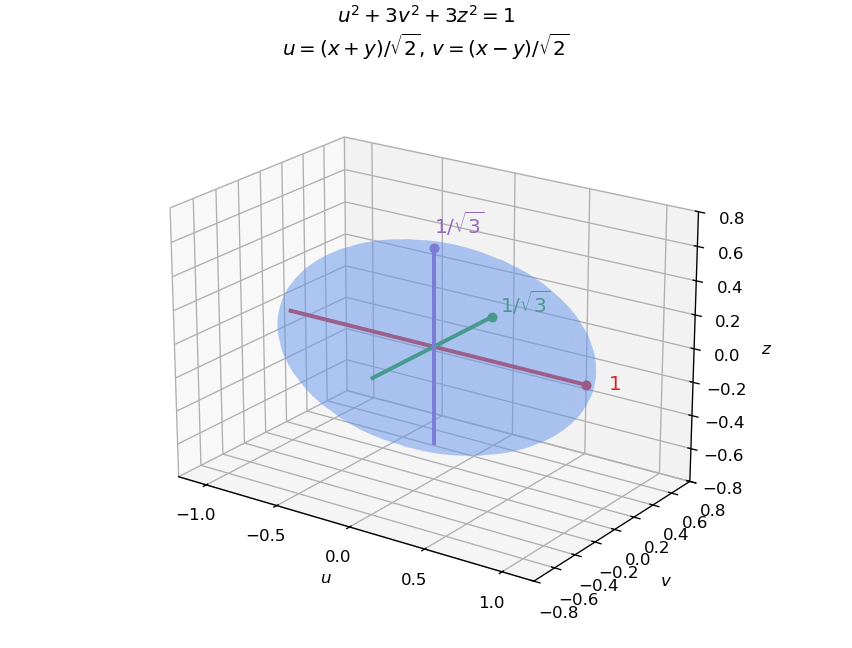

Reproduce this figure in Python.
"""Original principal-axis sketch of a rotated quadratic surface."""
from pathlib import Path
import matplotlib
matplotlib.use("Agg")
import matplotlib.pyplot as plt
import numpy as np

fig = plt.figure(figsize=(7.1, 5.4), layout="constrained")
ax = fig.add_subplot(projection="3d")
theta, phi = np.meshgrid(np.linspace(0, np.pi, 45), np.linspace(0, 2*np.pi, 65))
short = 1 / np.sqrt(3)
u = np.cos(theta)
v = short * np.sin(theta) * np.cos(phi)
z = short * np.sin(theta) * np.sin(phi)
ax.plot_surface(u, v, z, color="cornflowerblue", alpha=0.3, linewidth=0,
                shade=False, rstride=2, cstride=2)
for vector, label, color in [([1, 0, 0], "$1$", "tab:red"),
                             ([0, short, 0], r"$1/\sqrt{3}$", "tab:green"),
                             ([0, 0, short], r"$1/\sqrt{3}$", "tab:purple")]:
    vector = np.array(vector)
    ax.plot([-vector[0], vector[0]], [-vector[1], vector[1]],
            [-vector[2], vector[2]], lw=2.4, color=color)
    ax.scatter(*vector, s=25, color=color)
    ax.text(*(1.14*vector), label, color=color, fontsize=12)
ax.set(xlabel="$u$", ylabel="$v$", zlabel="$z$", xlim=(-1.2, 1.2),
       ylim=(-0.8, 0.8), zlim=(-0.8, 0.8),
       title=r"$u^2+3v^2+3z^2=1$"+"\n"+r"$u=(x+y)/\sqrt{2}$, $v=(x-y)/\sqrt{2}$")
ax.set_box_aspect((2.4, 1.6, 1.6))
ax.view_init(elev=21, azim=-55)
fig.savefig(Path(__file__).with_suffix(".png").name, dpi=120, facecolor="white")
